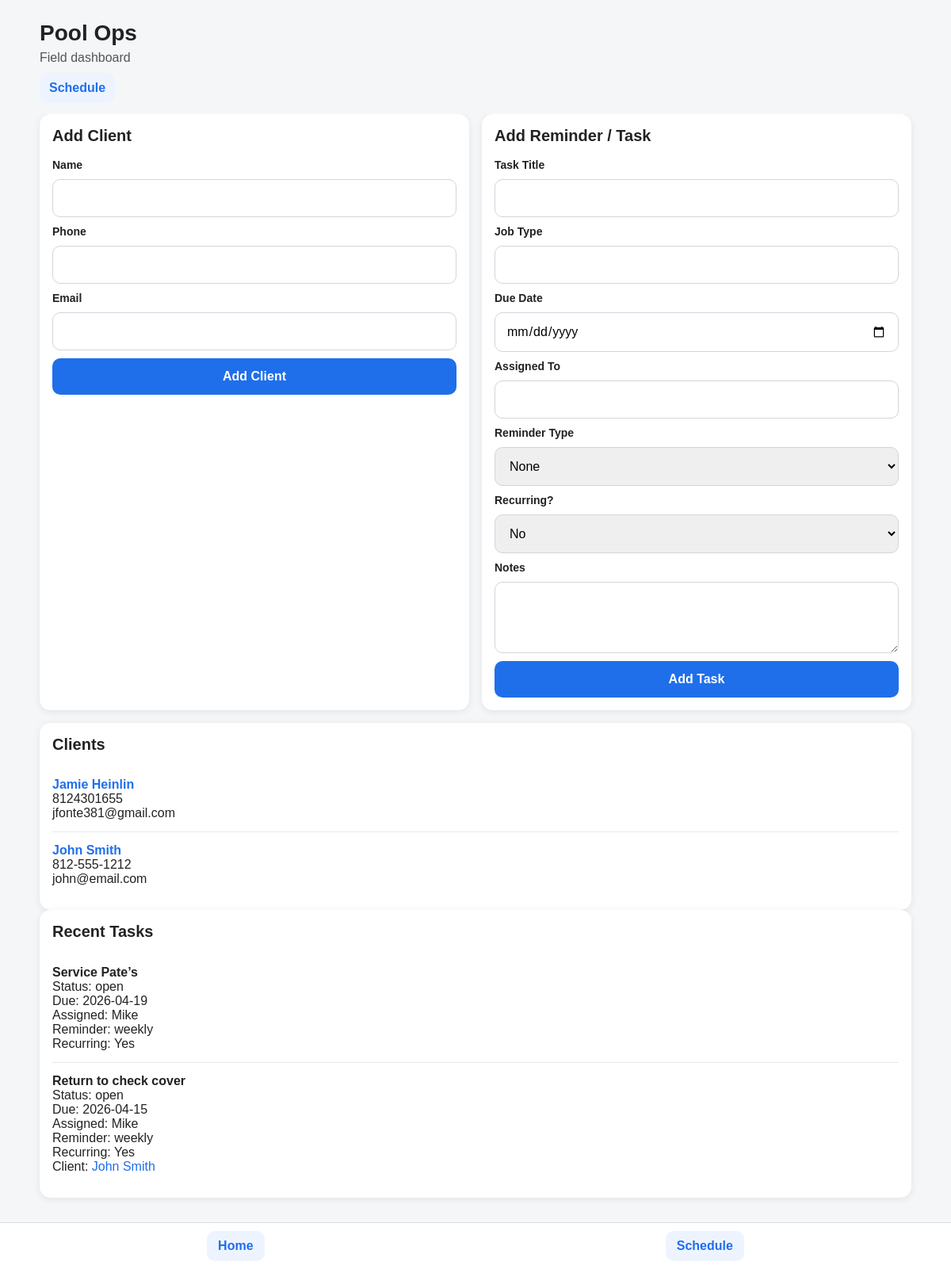
The page / on the database its author committed.
### app/models.py (models this page shows)
class Client(Base):
    __tablename__ = "clients"
    id = Column(Integer, primary_key=True)
    name = Column(String, nullable=False)
    phone = Column(String, default="")
    email = Column(String, default="")
    properties = relationship(
        "Property",
        back_populates="client",
        cascade="all, delete-orphan"
    )
    tasks = relationship(
        "Task",
        back_populates="client",
        cascade="all, delete-orphan"
    )

class Task(Base):
    __tablename__ = "tasks"
    id = Column(Integer, primary_key=True)
    title = Column(String, nullable=False)
    status = Column(String, default="open")
    job_type = Column(String, default="")
    due_date = Column(String, default="")
    notes = Column(Text, default="")
    assigned_to = Column(String, default="")
    reminder_type = Column(String, default="")
    is_recurring = Column(Boolean, default=False)
    client_id = Column(Integer, ForeignKey("clients.id"), nullable=True)
    client = relationship("Client", back_populates="tasks")

### app/main.py (the view)
@app.get("/", response_class=HTMLResponse)
def dashboard(request: Request):
    db = SessionLocal()
    clients = db.query(Client).order_by(Client.name.asc()).all()
    tasks = (
        db.query(Task)
        .options(joinedload(Task.client))
        .order_by(Task.id.desc())
        .all()
    )
    overdue_count = 0
    today_str = date.today().isoformat()
    for task in tasks:
        if (task.status or "").lower() != "done" and task.due_date and task.due_date < today_str:
            overdue_count += 1
    return templates.TemplateResponse(
        request,
        "index.html",
        {
            "request": request,
            "clients": clients,
            "tasks": tasks,
            "overdue_count": overdue_count,
        },
    )

### app/templates/index.html (shortened to what this page needs)
<!DOCTYPE html>
<html>
<head>
    <link rel="stylesheet" href="/static/styles.css?v=30">
</head>
<body>
    <div class="page">
        <header class="topbar">
            <h1>Pool Ops</h1>
            <p>Field dashboard</p>
            <div class="quick-links">
                <a href="/schedule">Schedule</a>
            </div>
        </header>
        <div class="grid two">
            <section class="card">
                <h2>Add Client</h2>
                <form method="post" action="/clients/add" class="form-stack">
                    <label>Name</label>
                    <input type="text" name="name" required>
                    <label>Phone</label>
                    <input type="text" name="phone">
                    <label>Email</label>
                    <input type="email" name="email">
                    <button type="submit">Add Client</button>
                </form>
            </section>
            <section class="card">
                <h2>Add Reminder / Task</h2>
                <form method="post" action="/tasks/add" class="form-stack">
                    <label>Task Title</label>
                    <input type="text" name="title" required>
                    <label>Job Type</label>
                    <input type="text" name="job_type">
                    <label>Due Date</label>
                    <input type="date" name="due_date">
                    <label>Assigned To</label>
                    <input type="text" name="assigned_to">
                    <label>Reminder Type</label>
                    <select name="reminder_type">
                        <option value="">None</option>
                    </select>
                    <label>Recurring?</label>
                    <select name="is_recurring">
                        <option value="false">No</option>
                    </select>
                    <label>Notes</label>
                    <textarea name="notes"></textarea>
                    <button type="submit">Add Task</button>
                </form>
            </section>
        </div>
        <section class="card">
            <h2>Clients</h2>
            {% if clients %}
                <ul class="list">
                    {% for client in clients %}
                        <li class="list-row">
                            <strong><a href="/clients/{{ client.id }}">{{ client.name }}</a></strong><br>
                            {% if client.phone %}<span>{{ client.phone }}</span><br>{% endif %}
                            {% if client.email %}<span>{{ client.email }}</span>{% endif %}
                        </li>
                    {% endfor %}
                </ul>
            {% else %}
                <p>No clients yet.</p>
            {% endif %}
        </section>
        <section class="card">
            <h2>Recent Tasks</h2>
            {% if tasks %}
                <ul class="list">
                    {% for task in tasks %}
                        <li class="list-row">
                            <strong>{{ task.title }}</strong><br>
                            <span>Status: {{ task.status }}</span><br>
                            {% if task.due_date %}<span>Due: {{ task.due_date }}</span><br>{% endif %}
                            {% if task.assigned_to %}<span>Assigned: {{ task.assigned_to }}</span><br>{% endif %}
                            {% if task.reminder_type %}<span>Reminder: {{ task.reminder_type }}</span><br>{% endif %}
                            {% if task.is_recurring %}<span>Recurring: Yes</span><br>{% endif %}
                            {% if task.client %}
                                <span>Client: <a href="/clients/{{ task.client.id }}">{{ task.client.name }}</a></span>
                            {% endif %}
                        </li>
                    {% endfor %}
                </ul>
            {% else %}
                <p>No tasks yet.</p>
            {% endif %}
        </section>
    </div>
    <nav class="mobile-actions">
        <a href="/">Home</a>
        <a href="/schedule">Schedule</a>
    </nav>
</body>
</html>

### app/static/styles.css (style rules this page uses)
body { font-family: Arial, sans-serif; margin: 0; background: #f4f6f8; color: #222; }
.page { max-width: 1100px; margin: 0 auto; padding: 16px; padding-bottom: 90px; }
.topbar { position: sticky; top: 0; background: #f4f6f8; padding: 10px 0 14px 0; z-index: 20; }
.topbar h1 { margin: 0 0 6px 0; font-size: 28px; }
.topbar p { margin: 4px 0; color: #555; }
.grid { display: grid; gap: 16px; margin-bottom: 16px; }
.grid.two { grid-template-columns: 1fr 1fr; }
.card { background: white; border-radius: 14px; padding: 16px; box-shadow: 0 2px 10px rgba(0,0,0,0.08); }
.card h2 { margin-top: 0; font-size: 20px; }
.form-stack { display: flex; flex-direction: column; gap: 10px; }
label { font-weight: 600; font-size: 14px; }
input, select, textarea, button { font: inherit; padding: 14px; border-radius: 10px; border: 1px solid #cfd6dd; width: 100%; box-sizing: border-box; }
textarea { min-height: 90px; resize: vertical; }
button { cursor: pointer; border: none; background: #1f6feb; color: white; font-weight: 700; }
.list { list-style: none; padding: 0; margin: 0; }
.list-row { padding: 14px 0; border-bottom: 1px solid #e6e9ed; }
.list-row:last-child { border-bottom: none; }
.button-link, a { color: #1f6feb; text-decoration: none; }
.mobile-actions { position: fixed; bottom: 0; left: 0; right: 0; background: white; border-top: 1px solid #d9dee5; display: flex; justify-content: space-around; padding: 10px 8px calc(10px + env(safe-area-inset-bottom)); z-index: 50; }
.mobile-actions a { display: inline-block; padding: 10px 14px; border-radius: 10px; background: #eef4ff; color: #1f6feb; font-weight: 700; text-decoration: none; }
.quick-links { display: flex; gap: 10px; flex-wrap: wrap; margin-top: 10px; }
.quick-links a { display: inline-block; padding: 10px 12px; border-radius: 10px; background: #eef4ff; color: #1f6feb; font-weight: 700; text-decoration: none; }

### rows shown on the page
Client: name "Jamie Heinlin", phone "8124301655", email "jfonte381@gmail.com"
Client: name "John Smith", phone "812-555-1212", email "john@email.com"
Task: title "Service Pate’s", status "open", due_date "2026-04-19", assigned_to "Mike", reminder_type "weekly", is_recurring "Recurring: Yes"
Task: title "Return to check cover", status "open", due_date "2026-04-15", assigned_to "Mike", reminder_type "weekly", is_recurring "Recurring: Yes", client.name "John Smith"
